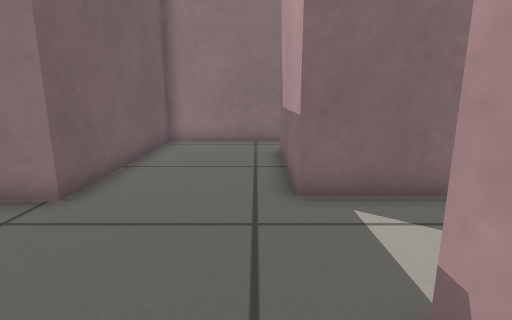
View 1 (above)

21 first-person views from a walk through a Gazebo world. The camera is 0.5 m above the floor, tilts 12° down and sees 80° across. The floor is counted in squares, 0.25 m on a side. Each view is taken from the middle of a square. On the plan, view 1 faces up. The plan holds only what a view shows up to about 17 squares ahead; the rest is blank.

View 2
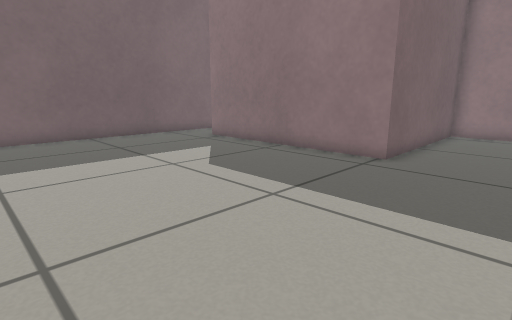

View 3
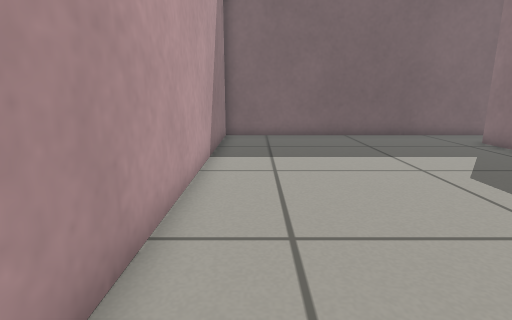

View 4
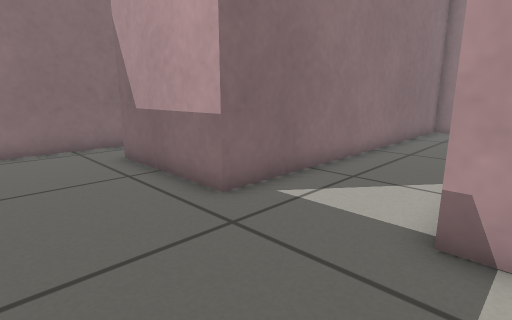

View 5
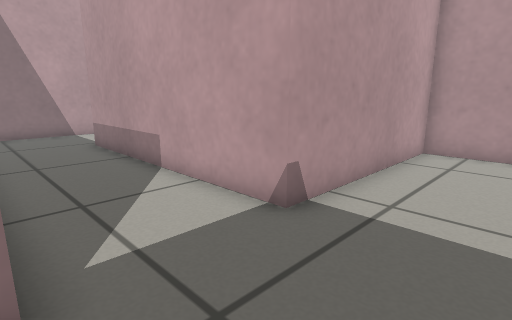

View 6
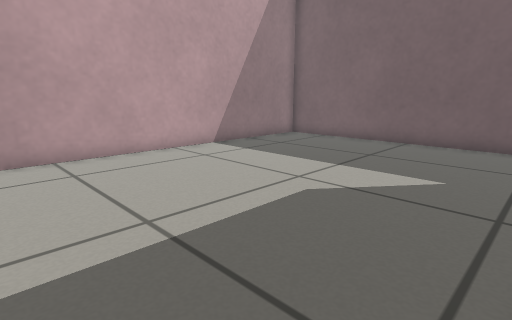

View 7
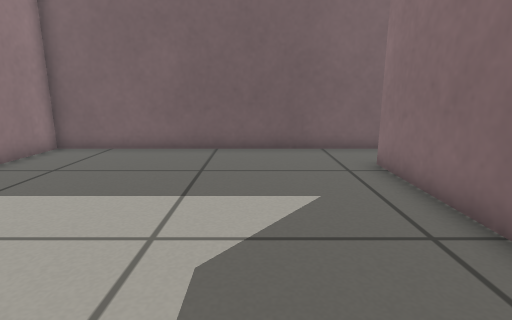

View 8
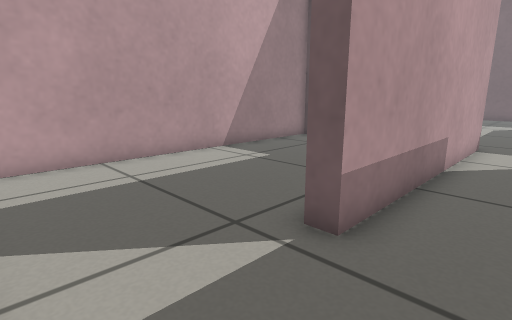

View 9
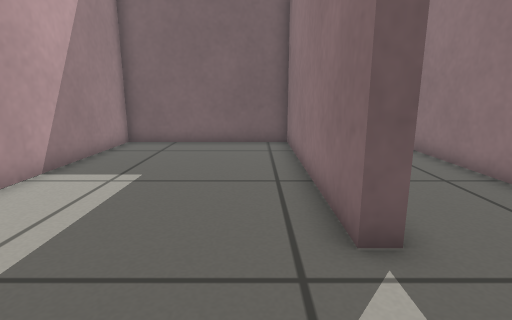

View 10
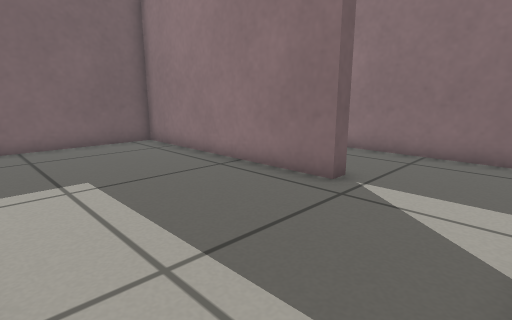

View 11
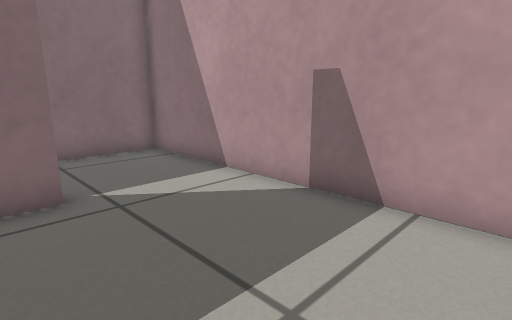

View 12
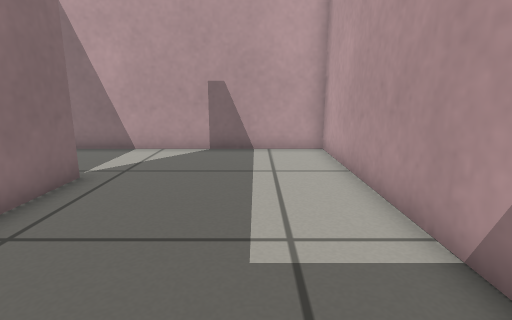

View 13
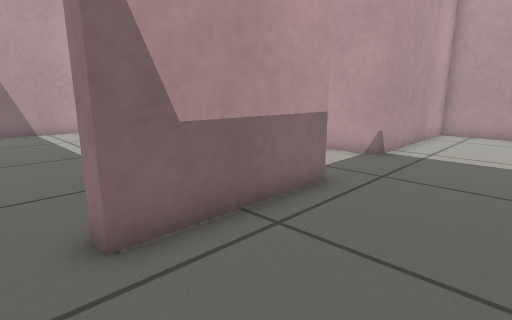

View 14
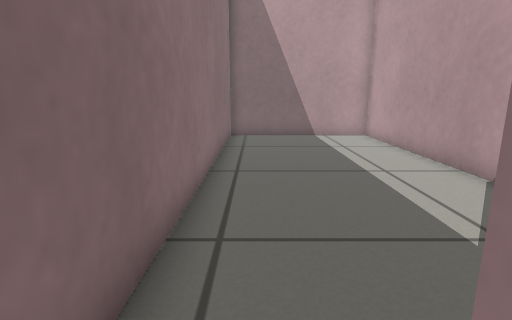

View 15
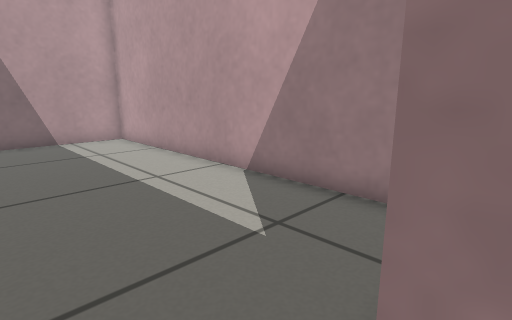

View 16
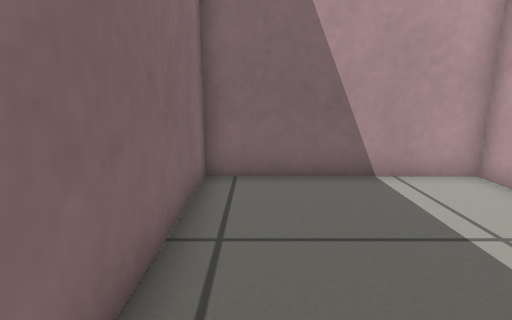

View 17
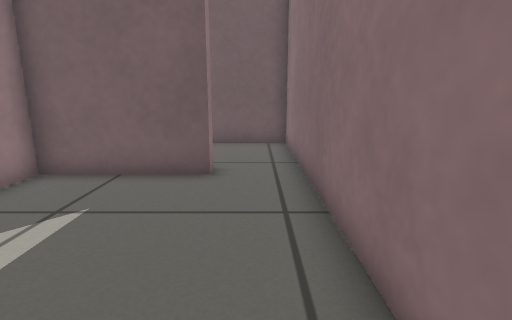

View 18
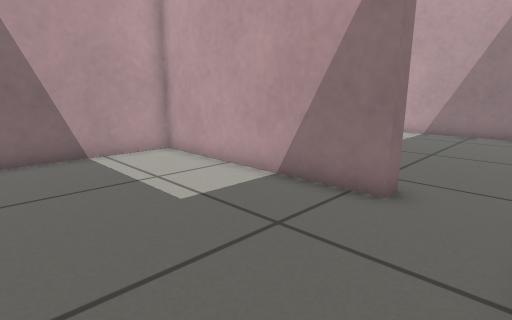

View 19
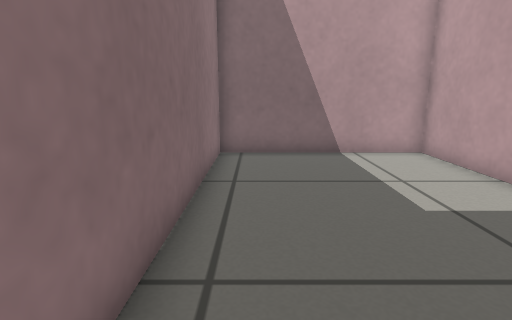

View 20
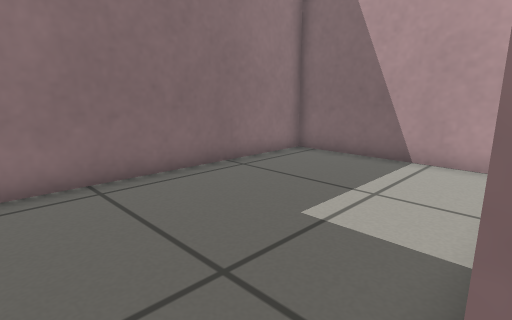

View 21
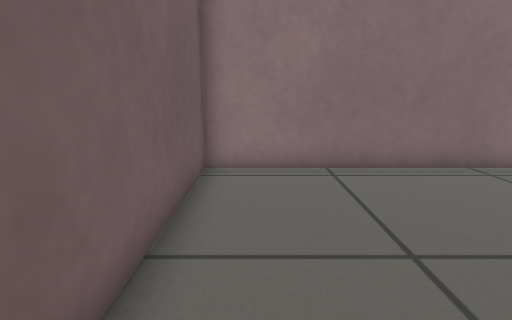

### Floor plan
Points are (right, up) in squares from view 1. A wall is a line through its corners. A room is listed if a view was taken in it or the views show most of it. See-through windows are left out.
Room 1 (views 1, 2, 3, 4, 5, 6, 7, 8, 13, 14, 15, 20, 21)
walls: (-15.4, 6.6) (-15.4, -5.5) (1.3, -5.5) (1.3, 1.9) (11.3, 1.9); (1.4, 13.3) (-3.8, 13.3) (-3.8, 5.6) (-12.8, 5.6) (-12.8, 6.1); (15.4, 2.6) (15.4, 5.8) (0.8, 5.8) (0.8, 10.8) (1.4, 10.8)
ways out: opening at (13.5, 1.5) to room 2; opening at (1, 11.5) to room 3; opening at (-14, 6) to room 4
Room 2 (views 9, 10, 11, 12)
walls: (11.3, 1.9) (11.3, 1.4) (1.9, 1.4) (1.9, -5.5) (15.4, -5.5) (15.4, 2.6)
ways out: opening at (13.5, 1.5) to room 1
Room 3 (views 16, 17)
walls: (1.4, 10.8) (1.4, 6.4) (15.4, 6.4) (15.4, 13.3) (1.4, 13.3)
ways out: opening at (1, 11.5) to room 1
Room 4 (views 18, 19)
walls: (-12.8, 6.1) (-4.4, 6.1) (-4.4, 13.3) (-15.4, 13.3) (-15.4, 6.6)
ways out: opening at (-14, 6) to room 1

Where each view was taken, in squares from view 1:
view 1: 0 up, 0 right, facing up
view 2: 4 down, 0 right, facing up-left
view 3: 4 down, 0 right, facing left
view 4: 1 up, 3 left, facing up-right
view 5: 6 up, 2 left, facing down-right
view 6: 5 up, 2 left, facing down-left
view 7: 2 up, 4 left, facing left
view 8: 4 up, 15 right, facing down-left
view 9: 0 up, 15 right, facing left
view 10: 5 down, 15 right, facing up-left
view 11: 5 down, 10 right, facing up-right
view 12: 3 down, 4 right, facing right
view 13: 12 up, 3 left, facing down-right
view 14: 12 up, 0 right, facing right
view 15: 12 up, 1 right, facing down-right
view 16: 12 up, 8 right, facing right
view 17: 12 up, 9 right, facing left
view 18: 12 up, 15 left, facing down-right
view 19: 12 up, 15 left, facing right
view 20: 6 up, 14 left, facing up-right
view 21: 5 up, 14 left, facing up
